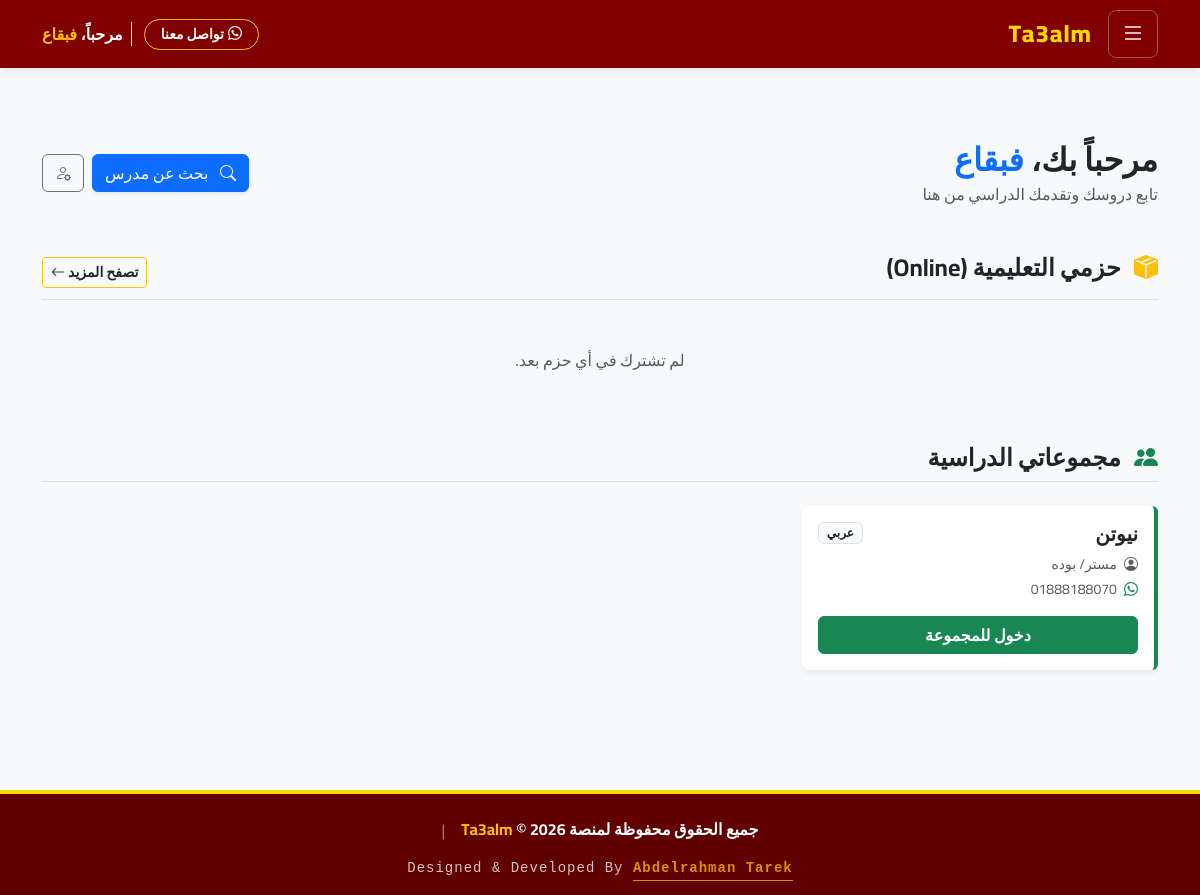
Screenshot of /student/dashboard/ (signed in) with the database file from the repository.
### accounts/models.py (models this page shows, shortened)
class User(AbstractUser):
    role = models.CharField(max_length=20, choices=ROLE_CHOICES, default='student', verbose_name=_('نوع المستخدم'))
    phone = models.CharField(max_length=15, blank=True, null=True, verbose_name=_('رقم الهاتف'))
    national_id = models.CharField(max_length=14, blank=True, null=True, unique=True, verbose_name=_('الرقم القومي'))
    custom_id = models.CharField(max_length=10, blank=True, null=True, unique=True, verbose_name=_('كود المستخدم'))
    is_banned = models.BooleanField(default=False, verbose_name=_('محظور'))

### students/models.py (models this page shows)
class Enrollment(models.Model):
    student = models.ForeignKey(StudentProfile, on_delete=models.CASCADE, related_name='enrollments')
    group = models.ForeignKey(Group, on_delete=models.CASCADE, related_name='enrollments')
    is_active = models.BooleanField(default=False, verbose_name=_('مقبول'))
    joined_at = models.DateTimeField(auto_now_add=True)
    class Meta:
        unique_together = ('student', 'group')

### teachers/models.py (models this page shows, shortened)
class Group(models.Model):
    teacher = models.ForeignKey(TeacherProfile, on_delete=models.CASCADE, related_name='groups')
    name = models.CharField(max_length=100, verbose_name=_('اسم المجموعة'))
    grade = models.CharField(max_length=20, choices=GRADE_CHOICES, verbose_name=_('الصف الدراسي'))
    created_at = models.DateTimeField(auto_now_add=True)

class TeacherProfile(models.Model):
    user = models.OneToOneField(settings.AUTH_USER_MODEL, on_delete=models.CASCADE, related_name='teacher_profile')
    bio = models.TextField(blank=True, verbose_name=_('نبذة عن المعلم'))
    subject = models.ForeignKey(Subject, on_delete=models.SET_NULL, null=True, verbose_name="المادة")
    image = models.ImageField(upload_to='teachers/', blank=True, null=True, verbose_name=_('صورة المعلم'))
    subscription_end_date = models.DateTimeField(null=True, blank=True, verbose_name=_('تاريخ انتهاء الاشتراك'))
    is_trial_used = models.BooleanField(default=False, verbose_name=_('هل استهلك الشهر المجاني؟'))
    current_plan = models.ForeignKey(SubscriptionPlan, on_delete=models.SET_NULL, null=True, blank=True, verbose_name=_("الباقة الحالية"))
    def get_allowed_group_ids(self):
        limit = self.current_plan.group_limit if self.current_plan else 0
        return self.groups.order_by('created_at').values_list('id', flat=True)[:limit]

### core/models.py (models this page shows)
class Subject(models.Model):
    name = models.CharField(max_length=50, verbose_name="اسم المادة")
    def __str__(self):
        return self.name

### students/views.py (the view)
# urls.py: path('dashboard/', views.student_dashboard, name='student_dashboard'),
@login_required
def student_dashboard(request):
    if request.user.role != 'student':
        return redirect('home')
    try:
        student = request.user.student_profile
    except StudentProfile.DoesNotExist:
        return redirect('complete_profile')
    my_groups = student.enrollments.filter(is_active=True)
    pending_groups = student.enrollments.filter(is_active=False)
    my_packages = PackageEnrollment.objects.filter(student=student, is_paid=True)
    active_enrollments = []
    locked_enrollments = []
    for enroll in student.enrollments.filter(is_active=True):
        teacher = enroll.group.teacher
        allowed_ids = teacher.get_allowed_group_ids()
        if enroll.group.id in allowed_ids:
            active_enrollments.append(enroll)
        else:
            locked_enrollments.append(enroll)
    context = {
        'my_groups': active_enrollments,
        'locked_groups': locked_enrollments, # <--- قائمة جديدة للمغلقين
        'pending_groups': pending_groups,
        'my_groups': my_groups,
        'my_packages': my_packages,
    }
    return render(request, 'students/dashboard.html', context)

### core/context_processors.py (called while the page is built)
def notifications(request):
    if request.user.is_authenticated:
        notifs = Notification.objects.filter(recipient=request.user)[:5]
        unread_count = Notification.objects.filter(recipient=request.user, is_read=False).count()
        return {'notifications': notifs, 'unread_count': unread_count}
    return {}

### core/models.py (called while the page is built)
    @classmethod
    def load(cls):
        obj, created = cls.objects.get_or_create(pk=1)
        return obj

### templates/students/dashboard.html (shortened to what this page needs)
{% extends 'base.html' %}
{% load i18n %}
{% block content %}
<div class="container py-5">
    <div class="d-flex justify-content-between align-items-center mb-5">
        <div>
            <h2 class="fw-bold mb-1">{% trans "مرحباً بك،" %} <span class="text-primary">{{ user.first_name }}</span></h2>
            <p class="text-muted mb-0">{% trans "تابع دروسك وتقدمك الدراسي من هنا" %}</p>
        </div>
        <div class="d-flex gap-2">
            <a href="{% url 'search_groups' %}" class="btn btn-primary shadow-sm">
                <i class="bi bi-search me-2"></i> {% trans "بحث عن مدرس" %}
            </a>
            <a href="{% url 'student_settings' %}" class="btn btn-outline-secondary" title="{% trans 'بياناتي' %}">
                <i class="bi bi-person-gear"></i>
            </a>
        </div>
    </div>
    <div class="d-flex justify-content-between align-items-center mb-4 border-bottom pb-2">
        <h4 class="fw-bold text-dark"><i class="bi bi-box-seam-fill text-warning me-2"></i> {% trans "حزمي التعليمية (Online)" %}</h4>
        <a href="{% url 'list_packages' %}" class="btn btn-sm btn-outline-warning text-dark fw-bold">
            {% trans "تصفح المزيد" %} <i class="bi bi-arrow-left"></i>
        </a>
    </div>
    <div class="row g-4 mb-5">
        {% for enroll in my_packages %}
        <div class="col-md-6 col-lg-4">
            <div class="card h-100 border-0 shadow-sm hover-up">
                <div class="position-relative">
                    {% if enroll.package.image %}
                        <img src="{{ enroll.package.image.url }}" class="card-img-top" style="height: 160px; object-fit: cover;">
                    {% else %}
                        <div class="bg-secondary text-white d-flex align-items-center justify-content-center" style="height: 160px;">
                            <i class="bi bi-box-seam display-1 opacity-25"></i>
                        </div>
                    {% endif %}
                    <span class="position-absolute top-0 end-0 m-2 badge bg-success">{% trans "مشترك" %}</span>
                </div>
                <div class="card-body">
                    <h5 class="fw-bold mb-1">{{ enroll.package.title }}</h5>
                    <p class="text-muted small mb-1">{% trans "مستر/" %} {{ enroll.package.teacher.user.first_name }}</p>
                    <p class="text-muted small mb-3"><i class="bi bi-whatsapp text-success me-1"></i> {{ enroll.package.teacher.user.phone }}</p>
                    <a href="{% url 'my_package_content' enroll.package.id %}" class="btn btn-primary w-100 fw-bold stretched-link">
                        {% trans "استكمال التعلم" %}
                    </a>
                </div>
            </div>
        </div>
        {% empty %}
        <div class="col-12 text-center py-4 bg-light rounded">
            <p class="text-muted mb-0">{% trans "لم تشترك في أي حزم بعد." %}</p>
        </div>
        {% endfor %}
    </div>
    <h4 class="fw-bold text-dark mb-4 border-bottom pb-2">
        <i class="bi bi-people-fill text-success me-2"></i> {% trans "مجموعاتي الدراسية" %}
    </h4>
    <div class="row g-4 mb-5">
        {% for enroll in my_groups %}
        <div class="col-md-6 col-lg-4">
            <div class="card h-100 border-0 shadow-sm border-start border-4 border-success hover-scale">
                <div class="card-body">
                    <div class="d-flex justify-content-between align-items-start mb-2">
                        <h5 class="card-title fw-bold mb-0">{{ enroll.group.name }}</h5>
                        <span class="badge bg-light text-dark border">{{ enroll.group.teacher.subject }}</span>
                    </div>
                    <p class="text-muted mb-1 small">
                        <i class="bi bi-person-circle me-1"></i> {% trans "مستر/" %} {{ enroll.group.teacher.user.first_name }}
                    </p>
                    <p class="text-muted mb-3 small">
                        <i class="bi bi-whatsapp text-success me-1"></i> {{ enroll.group.teacher.user.phone }}
                    </p>
                    <a href="{% url 'student_group_content' enroll.group.id %}" class="btn btn-success w-100 fw-bold">
                        {% trans "دخول للمجموعة" %}
                    </a>
                </div>
            </div>
        </div>
        {% empty %}
        <div class="col-12 text-center py-4 bg-light rounded">
            <p class="text-muted mb-0">{% trans "لا توجد مجموعات نشطة." %}</p>
        </div>
        {% endfor %}
    </div>
</div>
{% endblock %}

### templates/base.html (shortened to what this page needs)
{% load static %}
{% load i18n %}
{% get_current_language as LANGUAGE_CODE %}
<!DOCTYPE html>
<html lang="{{ LANGUAGE_CODE }}" dir="{% if LANGUAGE_CODE == 'ar' %}rtl{% else %}ltr{% endif %}">
<head>
    {% if LANGUAGE_CODE == 'ar' %}
        <link rel="stylesheet" href="https://cdn.jsdelivr.net/npm/bootstrap@5.3.0/dist/css/bootstrap.rtl.min.css">
    {% else %}
        <link rel="stylesheet" href="https://cdn.jsdelivr.net/npm/bootstrap@5.3.0/dist/css/bootstrap.min.css">
        <link href="https://fonts.googleapis.com/css2?family=Roboto:wght@400;500;700;900&display=swap" rel="stylesheet">
        <style>body { font-family: 'Roboto', sans-serif; }</style>
    {% endif %}
    <link rel="stylesheet" href="https://cdn.jsdelivr.net/npm/bootstrap-icons@1.11.3/font/bootstrap-icons.min.css">
</head>
<body>
    <nav class="top-navbar sticky-top">
        <div class="container d-flex justify-content-between align-items-center">
            <div class="d-flex align-items-center gap-3">
                <button class="btn menu-btn" type="button" data-bs-toggle="offcanvas" data-bs-target="#sidebarMenu">
                    <i class="bi bi-list fs-4"></i>
                </button>
                <a href="{% url 'home' %}" class="brand-logo">Ta3alm</a>
            </div>
            <div class="d-flex align-items-center gap-2">
                <a href="https://wa.me/+201507200894" target="_blank" class="btn btn-sm btn-outline-warning text-white fw-bold d-flex align-items-center rounded-pill px-3 mobile-small-text nowrap-text">
                    <i class="bi bi-whatsapp me-1"></i>
                    <span>{% trans "تواصل معنا" %}</span>
                </a>
                {% if user.is_authenticated %}
                    <div class="text-white d-none d-sm-block fw-bold border-start border-white ps-2 ms-1 mobile-small-text nowrap-text">
                        {% trans "مرحباً،" %} <span class="text-warning">{{ user.first_name }}</span>
                    </div>
                {% endif %}
            </div>
        </div>
    </nav>
    <main class="py-4">
        {% block content %}{% endblock %}
    </main>
    <footer class="text-white pt-4 pb-3" style="background-color: #600000; border-top: 4px solid #FFD700;">
        <div class="container text-center">
            <div class="row justify-content-center align-items-center mb-3">
                <div class="col-lg-10">
                    <div class="d-flex flex-column flex-md-row justify-content-center align-items-center gap-3">
                        <h6 class="mb-0 fw-bold">
                            {% trans "جميع الحقوق محفوظة لمنصة" %} <span class="text-warning">Ta3alm</span> &copy; {% now "Y" %}
                        </h6>
                        <span class="d-none d-md-block text-white-50">|</span>
                    </div>
                </div>
            </div>
            <div class="row">
                <div class="col-12">
                    <p class="small mb-0 opacity-75 code-font">
                        Designed & Developed By
                        <a href="https://man9000442-hub.github.io/Eng-Abdelrahman-prot/" target="_blank" class="text-warning fw-bold text-decoration-none border-bottom border-warning pb-1">
                            Abdelrahman Tarek
                        </a>
                    </p>
                </div>
            </div>
        </div>
    </footer>
</body>
</html>

### templates/base.html (style rules this page uses)
body { font-family: 'Cairo', sans-serif; }
body { display: flex; flex-direction: column; min-height: 100vh; background-color: #f8f9fa; }
main { flex: 1; }
.top-navbar { background-color: #800000; box-shadow: 0 2px 10px rgba(0,0,0,0.1); padding: 10px 0; z-index: 1030; }
.brand-logo { color: #FFD700 !important; font-weight: 800; font-size: 1.5rem; text-decoration: none; letter-spacing: 1px; }
.menu-btn { color: white; border: 1px solid rgba(255,255,255,0.3); border-radius: 8px; padding: 5px 12px; transition: all 0.3s; }
.code-font { font-family: 'Courier New', monospace; letter-spacing: 1px; }
.nowrap-text { white-space: nowrap; }

### templates/students/dashboard.html (style rules this page uses)
.hover-scale { transition: transform 0.2s; }

### rows the page displays
User: first_name "فبقاع"
Enrollment: group.name "نيوتن", group.teacher.subject "عربي", group.teacher.user.first_name "بوده", group.teacher.user.phone "01888188070"
